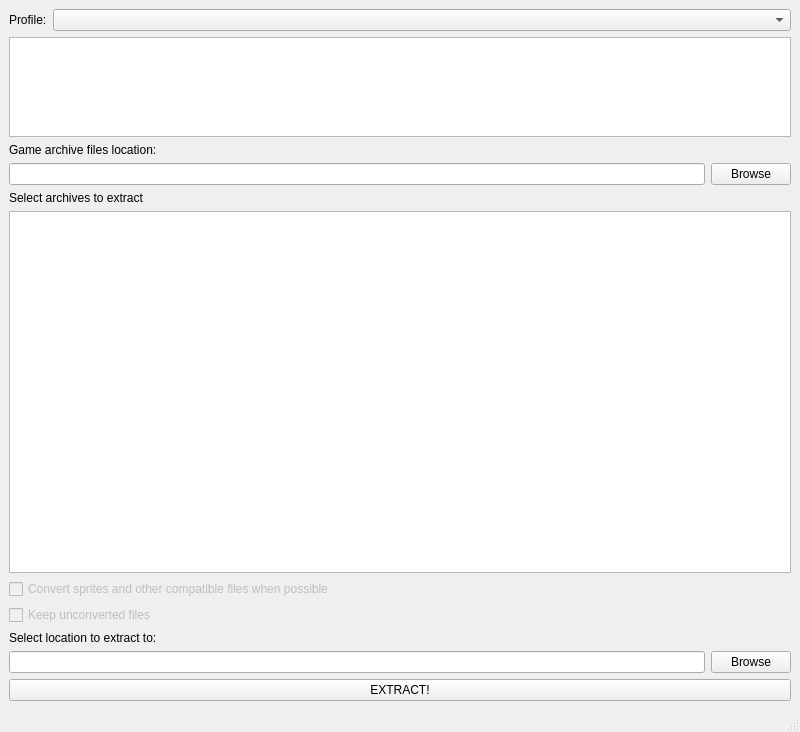
<?xml version="1.0" encoding="UTF-8"?>
<ui version="4.0">
 <class>MainWindow</class>
 <widget class="QMainWindow" name="MainWindow">
  <property name="enabled">
   <bool>true</bool>
  </property>
  <property name="geometry">
   <rect>
    <x>0</x>
    <y>0</y>
    <width>800</width>
    <height>732</height>
   </rect>
  </property>
  <property name="windowTitle">
   <string>Science Adverture All In One asset extractor</string>
  </property>
  <property name="windowIcon">
   <iconset>
    <normaloff>icon.png</normaloff>icon.png</iconset>
  </property>
  <widget class="QWidget" name="centralwidget">
   <property name="enabled">
    <bool>true</bool>
   </property>
   <layout class="QVBoxLayout" name="verticalLayout">
    <item>
     <layout class="QHBoxLayout" name="horizontalLayout">
      <item>
       <widget class="QLabel" name="label">
        <property name="sizePolicy">
         <sizepolicy hsizetype="Maximum" vsizetype="Preferred">
          <horstretch>0</horstretch>
          <verstretch>0</verstretch>
         </sizepolicy>
        </property>
        <property name="toolTip">
         <string>Profile used to detect which files to extract and/or how to process them</string>
        </property>
        <property name="text">
         <string>Profile:</string>
        </property>
        <property name="buddy">
         <cstring>profileComboBox</cstring>
        </property>
       </widget>
      </item>
      <item>
       <widget class="QComboBox" name="profileComboBox">
        <property name="toolTip">
         <string>Profile used to detect which files to extract and/or how to process them</string>
        </property>
       </widget>
      </item>
     </layout>
    </item>
    <item>
     <widget class="QTextEdit" name="descText">
      <property name="sizePolicy">
       <sizepolicy hsizetype="Expanding" vsizetype="Minimum">
        <horstretch>0</horstretch>
        <verstretch>0</verstretch>
       </sizepolicy>
      </property>
      <property name="minimumSize">
       <size>
        <width>0</width>
        <height>100</height>
       </size>
      </property>
      <property name="sizeAdjustPolicy">
       <enum>QAbstractScrollArea::SizeAdjustPolicy::AdjustToContents</enum>
      </property>
      <property name="readOnly">
       <bool>true</bool>
      </property>
      <property name="textInteractionFlags">
       <set>Qt::TextInteractionFlag::LinksAccessibleByKeyboard|Qt::TextInteractionFlag::LinksAccessibleByMouse</set>
      </property>
     </widget>
    </item>
    <item>
     <widget class="QLabel" name="label_2">
      <property name="toolTip">
       <string>USRDIR, windir, or game install folder</string>
      </property>
      <property name="text">
       <string>Game archive files location:</string>
      </property>
      <property name="buddy">
       <cstring>pathLineEdit</cstring>
      </property>
     </widget>
    </item>
    <item>
     <layout class="QHBoxLayout" name="horizontalLayout_2">
      <item>
       <widget class="QLineEdit" name="pathLineEdit">
        <property name="toolTip">
         <string>USRDIR, windir, or game install folder</string>
        </property>
       </widget>
      </item>
      <item>
       <widget class="QPushButton" name="browseButton">
        <property name="toolTip">
         <string>USRDIR, windir, or game install folder</string>
        </property>
        <property name="text">
         <string>Browse</string>
        </property>
       </widget>
      </item>
     </layout>
    </item>
    <item>
     <widget class="QLabel" name="label_3">
      <property name="text">
       <string>Select archives to extract</string>
      </property>
      <property name="buddy">
       <cstring>fileListWidget</cstring>
      </property>
     </widget>
    </item>
    <item>
     <widget class="QListWidget" name="fileListWidget">
      <property name="horizontalScrollBarPolicy">
       <enum>Qt::ScrollBarPolicy::ScrollBarAlwaysOff</enum>
      </property>
      <property name="sizeAdjustPolicy">
       <enum>QAbstractScrollArea::SizeAdjustPolicy::AdjustToContents</enum>
      </property>
      <property name="editTriggers">
       <set>QAbstractItemView::EditTrigger::NoEditTriggers</set>
      </property>
      <property name="showDropIndicator" stdset="0">
       <bool>false</bool>
      </property>
      <property name="alternatingRowColors">
       <bool>true</bool>
      </property>
      <property name="selectionMode">
       <enum>QAbstractItemView::SelectionMode::MultiSelection</enum>
      </property>
      <property name="resizeMode">
       <enum>QListView::ResizeMode::Adjust</enum>
      </property>
      <property name="layoutMode">
       <enum>QListView::LayoutMode::Batched</enum>
      </property>
     </widget>
    </item>
    <item>
     <widget class="QCheckBox" name="convertCheckBox">
      <property name="enabled">
       <bool>false</bool>
      </property>
      <property name="toolTip">
       <string>If possible converts the jumbled character sprites into plain PNG files.</string>
      </property>
      <property name="text">
       <string>Convert sprites and other compatible files when possible</string>
      </property>
     </widget>
    </item>
    <item>
     <widget class="QCheckBox" name="keepConvCheckBox">
      <property name="enabled">
       <bool>false</bool>
      </property>
      <property name="toolTip">
       <string>After conversion is done, keep the unconverted character sprites on disk</string>
      </property>
      <property name="text">
       <string>Keep unconverted files</string>
      </property>
     </widget>
    </item>
    <item>
     <widget class="QLabel" name="label_4">
      <property name="toolTip">
       <string>Any writable location of filesystem</string>
      </property>
      <property name="text">
       <string>Select location to extract to:</string>
      </property>
      <property name="buddy">
       <cstring>pathLineEdit_2</cstring>
      </property>
     </widget>
    </item>
    <item>
     <layout class="QHBoxLayout" name="horizontalLayout_3">
      <item>
       <widget class="QLineEdit" name="pathLineEdit_2">
        <property name="toolTip">
         <string>Any writable location of filesystem</string>
        </property>
        <property name="text">
         <string/>
        </property>
       </widget>
      </item>
      <item>
       <widget class="QPushButton" name="browseButton_2">
        <property name="toolTip">
         <string>Any writable location of filesystem</string>
        </property>
        <property name="text">
         <string>Browse</string>
        </property>
       </widget>
      </item>
     </layout>
    </item>
    <item>
     <widget class="QPushButton" name="extractButton">
      <property name="text">
       <string>EXTRACT!</string>
      </property>
     </widget>
    </item>
   </layout>
  </widget>
  <widget class="QStatusBar" name="statusbar"/>
  <widget class="QMenuBar" name="menubar">
   <property name="geometry">
    <rect>
     <x>0</x>
     <y>0</y>
     <width>800</width>
     <height>29</height>
    </rect>
   </property>
  </widget>
 </widget>
 <tabstops>
  <tabstop>profileComboBox</tabstop>
  <tabstop>descText</tabstop>
  <tabstop>pathLineEdit</tabstop>
  <tabstop>browseButton</tabstop>
  <tabstop>fileListWidget</tabstop>
  <tabstop>convertCheckBox</tabstop>
  <tabstop>keepConvCheckBox</tabstop>
  <tabstop>pathLineEdit_2</tabstop>
  <tabstop>browseButton_2</tabstop>
  <tabstop>extractButton</tabstop>
 </tabstops>
 <resources/>
 <connections/>
</ui>
